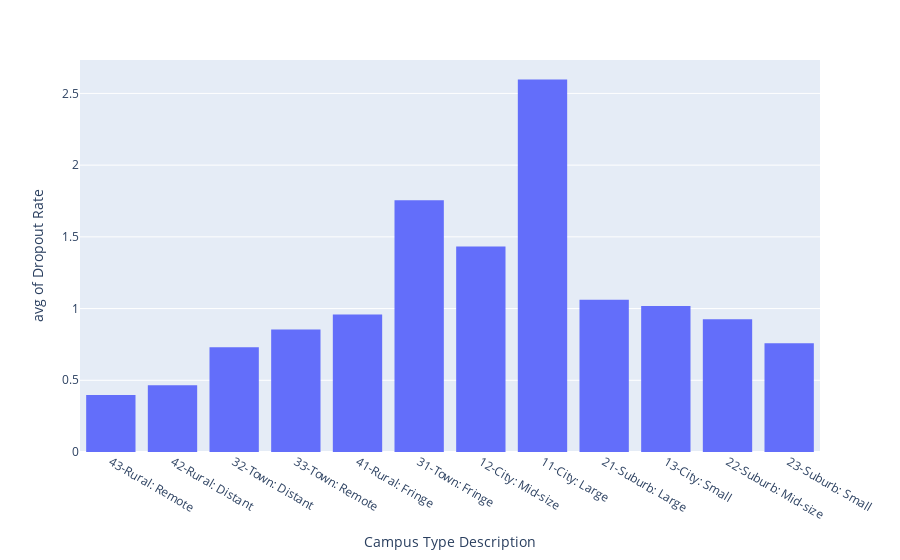

This figure's notebook cell:
### Code cell
figj2 = px.histogram(hodgepodge_df, x = "Campus Type Description", y = "Dropout Rate", histfunc="avg")
figj2.show()

### Figure 1 — Plotly figure (JSON) as saved in the notebook; plotly's stock layout.template omitted (floating-point values rounded to 4 significant figures; data arrays with more than 128 entries replaced by an {"elided": "..."} marker saying what was removed)
{"data": [{"alignmentgroup": "True", "bingroup": "x", "histfunc": "avg", "hovertemplate": "Campus Type Description=%{x}<br>avg of Dropout Rate=%{y}<extra></extra>", "legendgroup": "", "marker": {"color": "#636efa", "pattern": {"shape": ""}}, "name": "", "offsetgroup": "", "orientation": "v", "showlegend": false, "type": "histogram", "x": {"elided": "4194 str values"}, "xaxis": "x", "y": {"elided": "4194 float values"}, "yaxis": "y"}], "layout": {"barmode": "relative", "legend": {"tracegroupgap": 0}, "margin": {"t": 60}, "xaxis": {"anchor": "y", "domain": [0, 1], "title": {"text": "Campus Type Description"}}, "yaxis": {"anchor": "x", "domain": [0, 1], "title": {"text": "avg of Dropout Rate"}}}}
